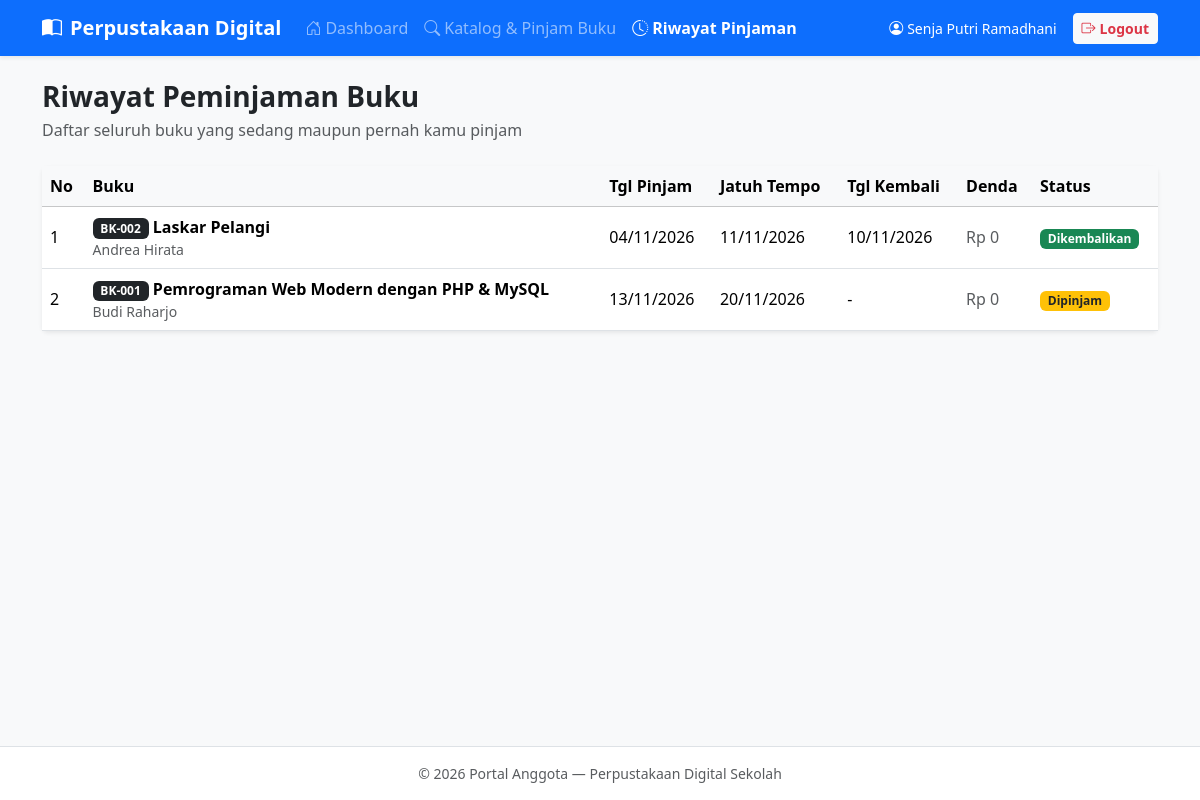
Page /anggota/riwayat.php (signed in) on the committed database.
### tables this page shows
CREATE TABLE `peminjaman` (
  `id_peminjaman` INT(11) NOT NULL AUTO_INCREMENT,
  `id_anggota` INT(11) NOT NULL,
  `id_buku` INT(11) NOT NULL,
  `tanggal_pinjam` DATE NOT NULL,
  `tanggal_jatuh_tempo` DATE NOT NULL,
  `tanggal_kembali` DATE DEFAULT NULL,
  `status` ENUM('Dipinjam', 'Dikembalikan') NOT NULL DEFAULT 'Dipinjam',
  `denda` INT(11) NOT NULL DEFAULT 0,
  PRIMARY KEY (`id_peminjaman`),
  KEY `fk_peminjaman_anggota` (`id_anggota`),
  KEY `fk_peminjaman_buku` (`id_buku`),
  CONSTRAINT `fk_peminjaman_anggota` FOREIGN KEY (`id_anggota`) REFERENCES `anggota` (`id_anggota`) ON DELETE CASCADE ON UPDATE CASCADE,
  CONSTRAINT `fk_peminjaman_buku` FOREIGN KEY (`id_buku`) REFERENCES `buku` (`id_buku`) ON DELETE CASCADE ON UPDATE CASCADE
);

CREATE TABLE `buku` (
  `id_buku` INT(11) NOT NULL AUTO_INCREMENT,
  `kode_buku` VARCHAR(20) NOT NULL,
  `judul_buku` VARCHAR(100) NOT NULL,
  `pengarang` VARCHAR(80) NOT NULL,
  `penerbit` VARCHAR(80) NOT NULL,
  `tahun_terbit` YEAR NOT NULL,
  `kategori` VARCHAR(40) NOT NULL DEFAULT 'Umum',
  `stok` INT(11) NOT NULL DEFAULT 1,
  PRIMARY KEY (`id_buku`),
  UNIQUE KEY `uk_kode_buku` (`kode_buku`)
);

### anggota/auth.php (called while the page is built, shortened)
<?php
require_once __DIR__ . "/../koneksi.php";
$id_anggota   = (int)$_SESSION['id_anggota'];

### koneksi.php (called while the page is built, shortened)
<?php
function e($teks) {
    return htmlspecialchars((string)$teks, ENT_QUOTES, 'UTF-8');
}
function tgl_indo($tanggal) {
    if (empty($tanggal)) return '-';
    return date('d/m/Y', strtotime($tanggal));
}
function hitung_denda($tanggal_jatuh_tempo, $tanggal_acuan = null) {
    $acuan = $tanggal_acuan ? strtotime($tanggal_acuan) : strtotime(date('Y-m-d'));
    $tempo = strtotime($tanggal_jatuh_tempo);
    if ($acuan <= $tempo) {
        return 0;
    }
    $selisih_hari = (int) floor(($acuan - $tempo) / 86400);
    return $selisih_hari * 1000;
}

### anggota/riwayat.php (the view, shortened to what this page needs)
<?php
require_once "auth.php";
$riwayat = mysqli_query($koneksi, "
    SELECT p.*, b.kode_buku, b.judul_buku, b.pengarang
    FROM peminjaman p
    JOIN buku b ON p.id_buku = b.id_buku
    WHERE p.id_anggota = $id_anggota
    ORDER BY p.id_peminjaman DESC
");
require_once "header.php";
?>
<div class="mb-4">
  <h3 class="fw-bold mb-1">Riwayat Peminjaman Buku</h3>
  <p class="text-muted mb-0">Daftar seluruh buku yang sedang maupun pernah kamu pinjam</p>
</div>
<div class="card border-0 shadow-sm">
  <div class="table-responsive">
    <table class="table table-hover align-middle mb-0">
      <thead class="table-light">
        <tr>
          <th>No</th>
          <th>Buku</th>
          <th>Tgl Pinjam</th>
          <th>Jatuh Tempo</th>
          <th>Tgl Kembali</th>
          <th>Denda</th>
          <th>Status</th>
        </tr>
      </thead>
      <tbody>
        <?php if (mysqli_num_rows($riwayat) === 0): ?>
          <tr><td colspan="7" class="text-center text-muted py-4">Belum ada riwayat peminjaman buku.</td></tr>
        <?php else: ?>
          <?php $no = 1; while ($r = mysqli_fetch_assoc($riwayat)): ?>
            <?php
              $denda = $r['status'] === 'Dipinjam' ? hitung_denda($r['tanggal_jatuh_tempo']) : (int)$r['denda'];
            ?>
            <tr>
              <td><?= $no++ ?></td>
              <td>
                <span class="badge bg-dark"><?= e($r['kode_buku']) ?></span>
                <span class="fw-semibold"><?= e($r['judul_buku']) ?></span>
                <div class="small text-muted"><?= e($r['pengarang']) ?></div>
              </td>
              <td><?= tgl_indo($r['tanggal_pinjam']) ?></td>
              <td><?= tgl_indo($r['tanggal_jatuh_tempo']) ?></td>
              <td><?= tgl_indo($r['tanggal_kembali']) ?></td>
              <td>
                <?php if ($denda > 0): ?>
                  <span class="text-danger fw-semibold">Rp <?= number_format($denda, 0, ',', '.') ?></span>
                <?php else: ?>
                  <span class="text-muted">Rp 0</span>
                <?php endif; ?>
              </td>
              <td>
                <?php if ($r['status'] === 'Dikembalikan'): ?>
                  <span class="badge bg-success">Dikembalikan</span>
                <?php elseif ($denda > 0): ?>
                  <span class="badge bg-danger">Terlambat</span>
                <?php else: ?>
                  <span class="badge bg-warning text-dark">Dipinjam</span>
                <?php endif; ?>
              </td>
            </tr>
          <?php endwhile; ?>
        <?php endif; ?>
      </tbody>
    </table>
  </div>
</div>
<?php require_once "footer.php"; ?>

### rows in the picture
peminjaman: id_buku.kode_buku "BK-002", id_buku.judul_buku "Laskar Pelangi", id_buku.pengarang "Andrea Hirata", tanggal_pinjam "04/11/2026", tanggal_jatuh_tempo "11/11/2026", tanggal_kembali "10/11/2026", status "Rp 0"
peminjaman: id_buku.kode_buku "BK-001", id_buku.judul_buku "Pemrograman Web Modern dengan PHP & MySQL", id_buku.pengarang "Budi Raharjo", tanggal_pinjam "13/11/2026", tanggal_jatuh_tempo "20/11/2026", tanggal_kembali "-", status "Rp 0"

### other values in the picture
$_SESSION['nama_anggota'] "Senja Putri Ramadhani"
